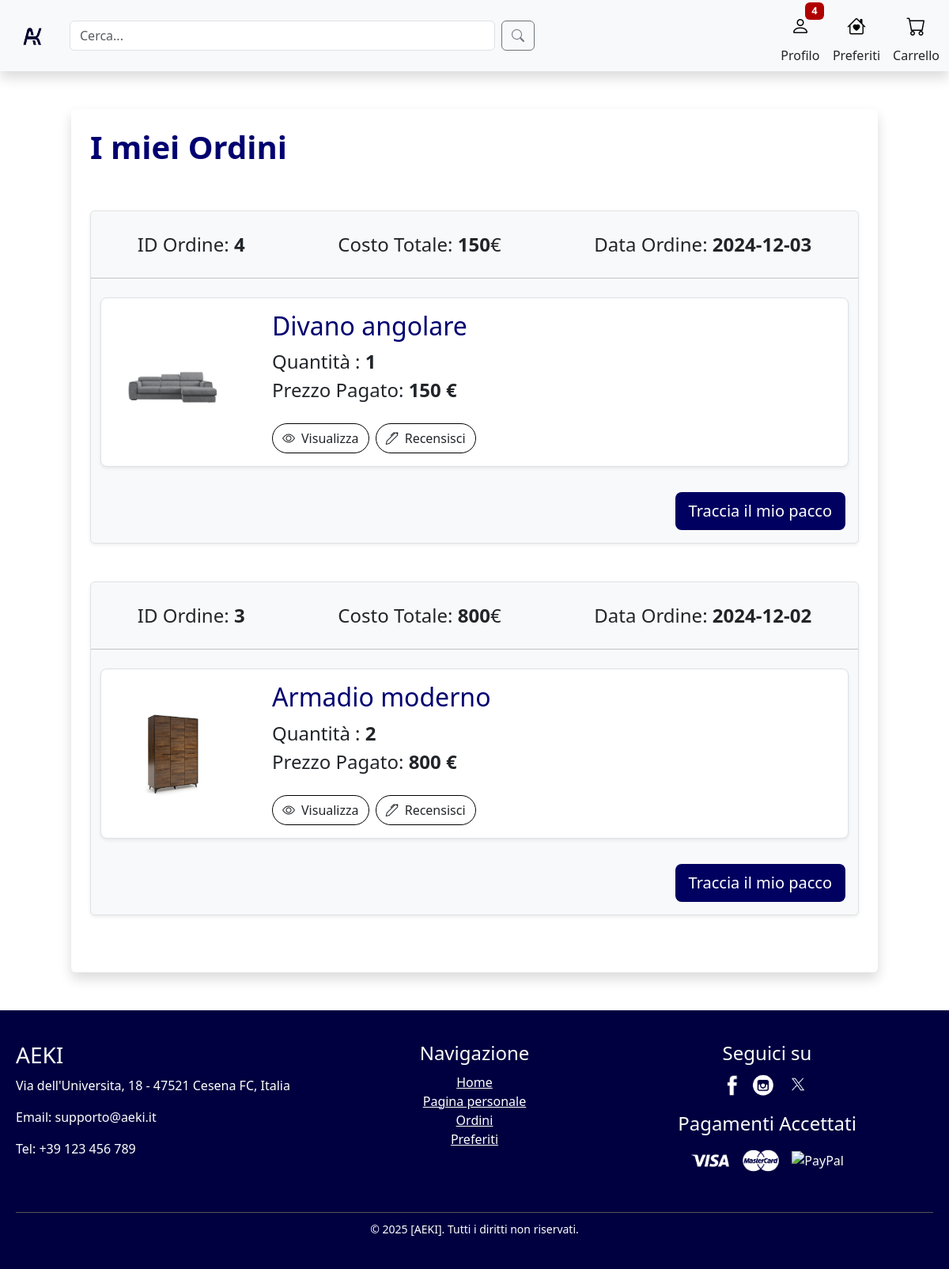
Page /orderList.php (signed in) on the committed database.
### tables this page shows
create table Ordine (
     IDordine INT AUTO_INCREMENT,
     Data date not null,
     Username VARCHAR(20) not null,
     DataArrivo date not null,
     PrezzoSpedizione FLOAT not null,
     CodiceStato INT not null DEFAULT 0,
     constraint ID_Ordine_ID primary key (IDordine));

create table DettaglioOrdine (
     IDordine INT not null,
     CodiceProdotto INT not null,
     Quantita INT not null,
     PrezzoPagato FLOAT not null,
     ProdottoSpedito char not null DEFAULT 'N',
     constraint ID_DettaglioOrdine_ID primary key (CodiceProdotto, IDordine));

create table ImmagineProdotto (
     PercorsoImg VARCHAR(60) not null,
     Icona char not null,
     CodiceProdotto INT not null,
     constraint ID_ImmagineProdotto_ID primary key (PercorsoImg));

CREATE TABLE Prodotto (
    CodiceProdotto INT AUTO_INCREMENT,
    Nome VARCHAR(40) NOT NULL,
    Prezzo FLOAT NOT NULL,
    Descrizione VARCHAR(200) NOT NULL,
    NomeMateriale VARCHAR(40) not null,
    NomeColore VARCHAR(40) not null,
    Peso FLOAT NOT NULL,
    Disponibilita INT NOT NULL DEFAULT 6,
    Altezza FLOAT NOT NULL,
    Larghezza FLOAT NOT NULL,
    Profondita FLOAT NOT NULL,
    ValutazioneMedia FLOAT NOT NULL DEFAULT 0,  
    NumeroRecensioni INT NOT NULL DEFAULT 0,      
    NomeAmbiente VARCHAR(40) NOT NULL,
    NomeCategoria VARCHAR(40) NOT NULL,
    Username VARCHAR(20) NOT NULL,
    Rimosso char NOT NUlL,
    CONSTRAINT ID_Prodotto_ID PRIMARY KEY (CodiceProdotto)
);

### orderList.php (called while the page is built, shortened)
<?php
require_once 'bootstrap.php';
$nomeUtente = $_SESSION['user_id'];
$templateParams["titolo"] = "Aeki - ordini";
$templateParams["nome"] = "orderList_main.php";
$templateParams["ordini"] = $dbh->getOrdini($nomeUtente);
foreach ($templateParams["ordini"] as &$ordine) {
    $prodotti = $dbh->getProdottiPerOrdine($ordine["IDordine"]);
}
$templateParams["js"] = array("js/orderTracking.js");
require 'template/base.php';
?>

### db/database.php (called while the page is built, shortened)
<?php
class DatabaseHelper{
    private $db;
    public function __construct($servername, $username, $password, $dbname){
        $this->db = new mysqli($servername, $username, $password, $dbname);
    }
    public function getNumeroNotifiche($username) {
        $stmt = $this->db->prepare("SELECT COUNT(*) FROM Notifica WHERE Username = ? AND Letta = 'N'");
        $stmt->bind_param("s", $username);
        $stmt->execute();
        $stmt->bind_result($unread_count);
        return $unread_count;
    }
    public function userType($username){
        $stmt = $this->db->prepare("SELECT Tipo FROM Utente WHERE username=?");
        $stmt->bind_param('s',$username);
        $stmt->execute();
        $result = $stmt->get_result()->fetch_assoc();
        $row = $result["Tipo"];
        return $row;
    }
    public function getOrdini($username){
        $stmt = $this->db->prepare("SELECT IDordine ,Data,CodiceStato, DataArrivo, PrezzoSpedizione FROM Ordine WHERE Username=? ORDER BY Data DESC");
        $stmt->bind_param('s',$username);
        $stmt->execute();
        $result = $stmt->get_result();
        return $result->fetch_all(MYSQLI_ASSOC);
    }
    public function getProdottiPerOrdine($idOrdine){
        $stmt = $this->db->prepare("SELECT d.CodiceProdotto,d.PrezzoPagato,d.Quantita,p.Nome,i.PercorsoImg,p.Rimosso,d.ProdottoSpedito
                                    FROM DettaglioOrdine AS d
                                    JOIN Prodotto AS p ON d.CodiceProdotto = p.CodiceProdotto
                                    LEFT JOIN ImmagineProdotto AS i ON p.CodiceProdotto = i.CodiceProdotto AND i.Icona = 'Y'
                                    WHERE d.IDordine = ?");
        $stmt->bind_param('s',$idOrdine);
        $stmt->execute();
        $result = $stmt->get_result();
        return $result->fetch_all(MYSQLI_ASSOC);
    }
}
?>

### bootstrap.php (called while the page is built, shortened)
<?php
require_once("db/database.php");
$dbh = new DatabaseHelper("localhost", "root", "", "aekiDb");
?>

### template/orderList_main.php (the view, shortened to what this page needs)
<div class = "row justify-content-center my-5" style="min-height: 70vh">
  <div class="col-md-10 col-12 rounded shadow  p-4">
    <div class="d-flex justify-content-center justify-content-md-start">
      <h1 class="fw-bold " style = "color:#000070">I miei Ordini</h1>
    </div>
    <?php if (!empty($templateParams["ordini"])): ?>
      <div id="orders-list">
        <?php foreach($templateParams["ordini"] as $ordine): ?>
          <div class=" my-5 border bg-light rounded shadow-sm">
              <div class = "d-flex flex-column flex-md-row ms-3 justify-content-md-around ms-md-0 my-4">
                  <span class ="fs-4">ID Ordine: <span class = "fw-semibold"><?php echo $ordine["IDordine"] ?></span></span>
                  <span class ="fs-4">Costo Totale: <span class = "fw-semibold"><?php echo $ordine["CostoTotale"] ?></span>€</span>
                  <span class ="fs-4">Data Ordine: <span class = "fw-semibold"><?php echo $ordine["Data"] ?></span></span>
              </div>
              <hr class = "mb-4">
              <div class = "px-4">
                <?php foreach ($ordine["prodotti"] as $prodotto): ?>
                <div class = " row justify-content-center align-items-center border rounded-3 shadow-sm bg-white p-3 mb-3 ">
                    <div class = "col-md-2 col-6 ">
                        <img src="<?php echo $prodotto["PercorsoImg"] ?>" alt="<?php echo $prodotto["Nome"] ?>" class="img-fluid">
                    </div>
                    <div class = "col-md-10 col-12 d-flex justify-content-center justify-content-md-start ps-md-5">
                      <div class ="flex-column">
                        <div class = "d-flex flex-column align-items-center align-items-md-start mb-4">
                          <h2 style = "color:#000070"><?php echo $prodotto["Nome"] ?> </h2>
                          <span class="fs-4 ">Quantità : <span class = "fw-semibold"><?php echo $prodotto["Quantita"] ?></span></span>
                          <span class="fs-4 ">Prezzo Pagato: <span class = "fw-semibold"><?php echo $prodotto["PrezzoPagato"] ?> €</span></span>
                        </div>
                        <?php if($prodotto["Rimosso"] == 'N'):?>
                          <div>
                            <a href="singleProduct.php?id=<?php echo $prodotto["CodiceProdotto"]?>" class="btn border-black rounded-pill me-1"><span class="bi bi-eye me-2"></span>Visualizza </a>
                            <a href="review.php?id=<?php echo $prodotto["CodiceProdotto"]?>" class="btn border-black  rounded-pill"><span class="bi bi-pen me-2"></span>Recensisci </a>
                          </div>
                        <?php else: ?>
                            <span class = "fs-5 text-muted">(Questo prodotto è stato rimosso dal venditore)</span>
                        <?php endif;?>
                      </div>
                    </div>
                </div>
                <?php endforeach; ?>
              </div>
              <div class="d-flex justify-content-md-end justify-content-center p-3">
                  <button
                      type="button"
                      class="btn btn-lg"
                      id="traccia-<?php echo $ordine["IDordine"]; ?>"
                      data-idOrdine="<?php echo $ordine["IDordine"]; ?>"
                      data-codiceStato="<?php echo $ordine["CodiceStato"]; ?>"
                      data-giorniSpedizione="<?php echo $ordine["GiorniSpedizione"]; ?>"
                      style="background-color: #000060; color: #FFFFFF">
                      Traccia il mio pacco
                  </button>
              </div>
          </div>
        <?php endforeach; ?>
      </div>
      <?php endif; ?>
  </div>
</div>

### template/base.php (shortened to what this page needs)
<!DOCTYPE html>
<html lang="it">
<head>
    <link href="https://cdn.jsdelivr.net/npm/bootstrap@5.3.3/dist/css/bootstrap.min.css" rel="stylesheet"
>
    <link href="https://cdn.jsdelivr.net/npm/bootstrap-icons/font/bootstrap-icons.css" rel="stylesheet">
</head>
<body>
<?php
if (isset($_SESSION['user_id'])):
    $user_id = $_SESSION['user_id'];
    $userType = $dbh->userType($user_id);
else:
    $userType = "Cliente";
endif;
?>
    <nav class="navbar navbar-expand-lg bg-light shadow">
        <div class="container-fluid d-flex justify-content-between align-items-center">
            <div class = "d-flex align-items-center">
                <a class="navbar-brand" href="homePage.php"><img src="upload/logo.png" alt="Logo" width="60" height="60" class="d-inline-block align-text-top"></a>
            </div>
            <form class="d-flex mx-auto" role="search" style="width: 50%;" action="filteredProducts.php" method="get">
                <input class="form-control me-2" type="search" name="search" id="cerca" placeholder="Cerca..." aria-label="Search" required>
                <button class="btn btn-outline-secondary" type="submit">
                    <span class="bi bi-search"></span>
                </button>
            </form>
            <div class="collapse navbar-collapse" id="navbarNav">
                <ul class="navbar-nav ms-auto d-flex justify-content-around align-items-center">
                    <li class="nav-item d-flex flex-column align-items-center">
                        <?php
                        if (isset($_SESSION['user_id'])):
                        $user_id = $_SESSION['user_id'];
                        $unread_count = $dbh->getNumeroNotifiche($user_id);
                        ?>
                        <div class="dropdown">
                            <button class="btn btn-light text-center" type="button" id="profileDropdown" data-bs-toggle="dropdown" aria-expanded="false">
                                <span class="bi bi-person" style="font-size: 1.5rem;"></span>
                                <?php if ($unread_count > 0): ?>
                                    <span class="badge" id="unreadCount" style="position: absolute; top: -5px; right: -5px; font-size: 0.8rem;background-color:#B00000; color: #FFFFFF"><?php echo $unread_count; ?></span>
                                <?php endif; ?>
                            </button>
                        </div>
                        <?php else: ?>
                        <a href="login.php" class="btn btn-light text-center" title="login">
                            <span class="bi bi-person" style="font-size: 1.5rem;"></span>
                        </a>
                        <?php endif; ?>
                        <span>Profilo</span>
                    </li>
                    <?php if($userType === "Cliente"): ?>
                    <li class="nav-item d-flex flex-column align-items-center mx-3">
                        <a href="whishlist.php" class="btn btn-light text-center" title="preferiti">
                            <span class="bi bi-house-heart" style="font-size: 1.5rem;"></span>
                        </a>
                        <span>Preferiti</span>
                    </li>
                    <li class="nav-item d-flex flex-column align-items-center">
                        <a href="shoppingCart.php" class="btn btn-light text-center" title="carrello">
                            <span class="bi bi-cart" style="font-size: 1.5rem;"></span>
                        </a>
                        <span>Carrello</span>
                    </li>
                    <?php endif; ?>
                </ul>
            </div>
        </div>
    </nav>
    <main>
        <?php
            if(isset($templateParams["nome"])){
                require($templateParams["nome"]);
            }
        ?>
    </main>
    <?php if($userType === "Cliente"): ?>
    <footer style="background-color: #000040; color: #FFFFFF; padding: 40px 20px;">
      <div style="max-width: 1200px; margin: auto; display: flex; flex-wrap: wrap; justify-content: space-between;">
          <div style="flex: 1 1 300px; margin-bottom: 20px;">
              <h3 style="margin-bottom: 10px;">AEKI</h3>
              <p>Via dell'Universita, 18 - 47521 Cesena FC, Italia</p>
              <p>Email: supporto@aeki.it</p>
              <p>Tel: +39 123 456 789</p>
          </div>
          <div style="flex: 1 1 200px; margin-bottom: 20px; text-align: center;">
              <h4 style="margin-bottom: 10px;">Navigazione</h4>
              <ul style="list-style: none; padding: 0; text-align: center; display: inline-block;">
                  <li><a href="homePage.php" style="color: #FFFFFF; text-decoration: none;"><u>Home</u></a></li>
                  <li><a href="profile.php" style="color: #FFFFFF; text-decoration: none;"><u>Pagina personale</u></a></li>
                  <li><a href="orderList.php" style="color: #FFFFFF; text-decoration: none;"><u>Ordini</u></a></li>
                  <li><a href="whishlist.php" style="color: #FFFFFF; text-decoration: none;"><u>Preferiti</u></a></li>
              </ul>
          </div>
          <div style="flex: 1 1 300px; margin-bottom: 20px; text-align: center;">
              <h4 style="margin-bottom: 10px;">Seguici su</h4>
              <a style="margin-right: 10px;"><img src="upload/footer/facebook.png" alt="Facebook" width="30"></a>
              <a style="margin-right: 10px;"><img src="upload/footer/instagram.png" alt="Instagram" width="30"></a>
              <a style="margin-right: 10px;"><img src="upload/footer/x.png" alt="X" width="30"></a>
              <h4 style="margin-top: 20px;">Pagamenti Accettati</h4>
              <img src="upload/footer/visa.png" alt="Visa" width="50" style="margin-right: 10px;">
              <img src="upload/footer/mastercard.png" alt="Mastercard" width="50" style="margin-right: 10px;">
              <img src="upload/footer/paypal.png" alt="PayPal" width="50">
          </div>
      </div>
      <div style="text-align: center; margin-top: 20px; border-top: 1px solid #555; padding-top: 10px; font-size: 14px;">
          © 2025 [AEKI]. Tutti i diritti non riservati.
      </div>
    </footer>
    <?php endif; ?>
</body>
</html>

### rows in the picture
ordine: IDordine "4", CostoTotale "150", Data "2024-12-03"
dettaglioordine: immagineprodotto.PercorsoImg (picture), CodiceProdotto.Nome "Divano angolare", Quantita "1", PrezzoPagato "150"
ordine: IDordine "3", CostoTotale "800", Data "2024-12-02"
dettaglioordine: immagineprodotto.PercorsoImg (picture), CodiceProdotto.Nome "Armadio moderno", Quantita "2", PrezzoPagato "800"

### other values in the picture
$unread_count "4"
